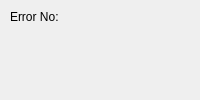
                       <widget class="QWidget" name="diagnostic_InfoWidget" native="true">
                        <layout class="QGridLayout" name="gridLayout_2">
                         <property name="leftMargin">
                          <number>10</number>
                         </property>
                         <property name="topMargin">
                          <number>10</number>
                         </property>
                         <property name="rightMargin">
                          <number>10</number>
                         </property>
                         <property name="bottomMargin">
                          <number>10</number>
                         </property>
                         <item row="0" column="0">
                          <widget class="QLabel" name="diagnostic_errorLabel">
                           <property name="text">
                            <string>Error No:</string>
                           </property>
                          </widget>
                         </item>
                         <item row="0" column="1">
                          <widget class="QLabel" name="diagnostic_errorvalueLabel">
                           <property name="text">
                            <string/>
                           </property>
                          </widget>
                         </item>
                         <item row="1" column="0">
                          <widget class="QLabel" name="diagnostic_paddingLabel">
                           <property name="sizePolicy">
                            <sizepolicy hsizetype="Preferred" vsizetype="Expanding">
                             <horstretch>0</horstretch>
                             <verstretch>0</verstretch>
                            </sizepolicy>
                           </property>
                           <property name="text">
                            <string/>
                           </property>
                          </widget>
                         </item>
                        </layout>
                       </widget>
